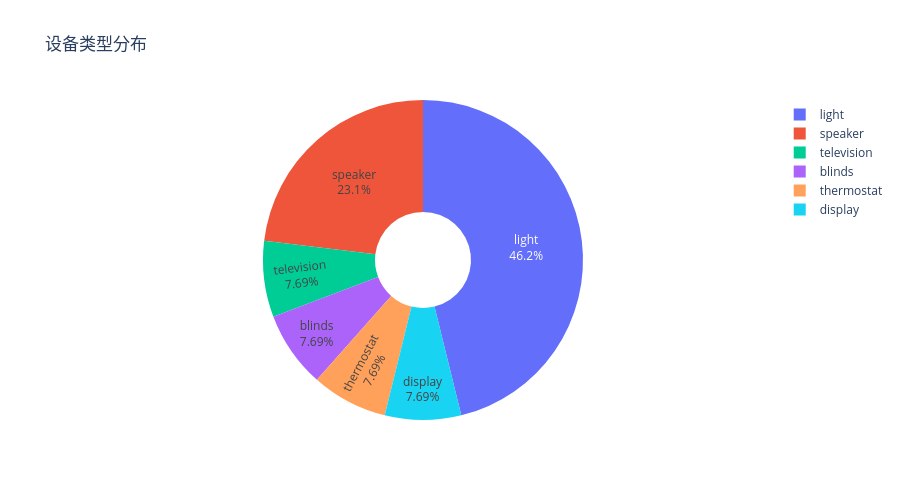

Notebook code for this chart:
### Code cell
if PLOTLY_AVAILABLE:
    # 查询每种设备类型的数量
    device_type_stats = conn.query("""
        MATCH (d:Device)
        RETURN d.device_type AS device_type, count(d) AS count
        ORDER BY count DESC
    """)
    
    device_types = [row['device_type'] for row in device_type_stats]
    counts = [row['count'] for row in device_type_stats]
    
    # 创建饼图
    fig = go.Figure(data=[
        go.Pie(
            labels=device_types,
            values=counts,
            hole=0.3,
            textinfo='label+percent',
            hovertemplate='<b>%{label}</b><br>数量: %{value}<br>占比: %{percent}<extra></extra>'
        )
    ])
    
    fig.update_layout(
        title='设备类型分布',
        template='plotly_white',
        height=500
    )
    
    fig.show()
else:
    print("⚠️ 需要安装 plotly 才能显示交互式图表")

### Figure 1 — Plotly figure (JSON) as saved in the notebook; plotly's stock layout.template omitted (floating-point values rounded to 4 significant figures)
{"data": [{"hole": 0.3, "hovertemplate": "<b>%{label}</b><br>数量: %{value}<br>占比: %{percent}<extra></extra>", "labels": ["light", "speaker", "television", "blinds", "thermostat", "display"], "textinfo": "label+percent", "type": "pie", "values": [6, 3, 1, 1, 1, 1]}], "layout": {"height": 500, "title": {"text": "设备类型分布"}}}
